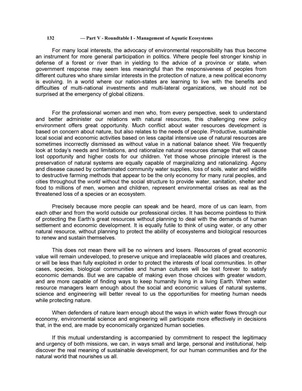
%> input picture hw1/q2/data/d5.jpg, 302 x 391 px, shrunk from 816 x 1056 before the run
$ octave integration.m   (GNU Octave 9; MATLAB toolbox functions it lacks are replaced by stand-ins)
%> lines starting %> are read from the running program, lines starting %| are printed output that depends on the picture
### hw1/q2/all_patch_variance.m
function [variance_dist] = all_patch_variance(img)
    [m,n] = size(img);
    k = 0;
    variances = zeros(1,floor(m/8) * floor(n/8));
    for row = 1:8:m-7
        for col = 1:8:n-7
            k = k + 1;
            patch_img = img(row:row+7,col:col+7);
            patch_img = patch_img(:);
%             Can use nfilter also
            variances(k) = var(patch_img);
        end
    end
    variances = variances(1:k);
    figure; histogram(variances);
    variance_dist = histcounts(variances);

end

### hw1/q2/integration.m
d5 = double(imread('data/d5.jpg'))/255;
%> d5: size 391x302x3 double; min 0.204, max 1, mean 0.902
all_patch_variance(d5);
%> after the loop in all_patch_variance, `for row = 1:8:m-7`: k = 5424; variances = 5424 values, max 0.0526 at index 1606, min 0 at index 1, mean 0.0197
%> in all_patch_variance, `variance_dist = histcounts(variances);`: variance_dist = [2424 113 53 53 69 139 581 1166 706 116 4]
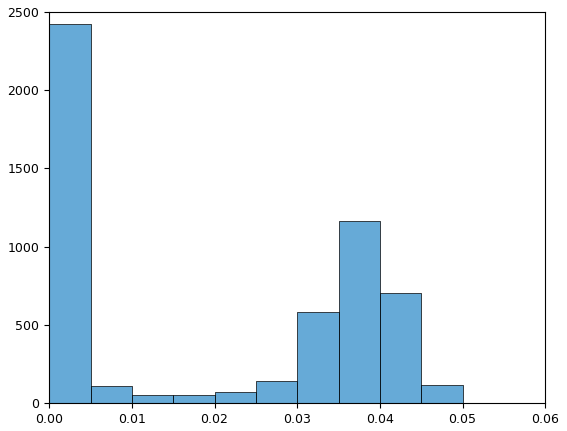
%> figure redrawn from the program's plot data; tallest bar 2424 high, from x = 0 to 0.005

d6 = double(imread('data/d6.png'))/255;
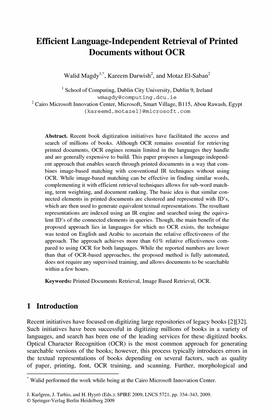
%> input picture hw1/q2/data/d6.png, 274 x 420 px, shrunk from 738 x 1133 before the run
%> d6: size 420x274 double; min 0, max 1, mean 0.933
all_patch_variance(d6);
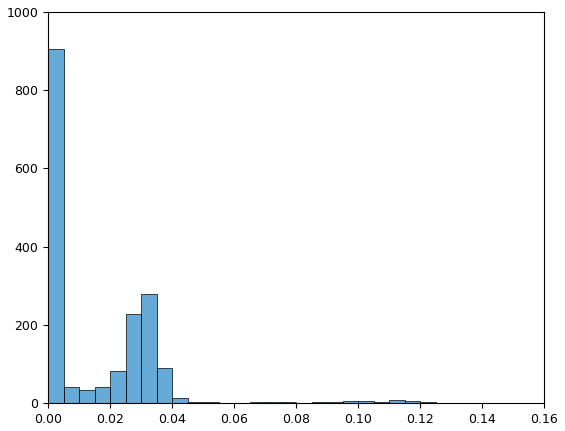
%> figure redrawn from the program's plot data; tallest bar 906 high, from x = 0 to 0.005

dt = 10^-4;
a = 0.005;
b = 0.14;
t = a:dt:b; % a -> b

dI = 10^-3;
Ivals = 0:dI:1;
PI = zeros(size(Ivals));

for i = 1:size(Ivals,2)
    I = Ivals(i);
    val = sum(exp(bsxfun(@rdivide,-I^2,(2*t)))./sqrt(t) * dt);
    PI(i) = val/sqrt(2*pi)/b;
end

PI = [fliplr(PI) PI(2:end)]; % take mirror image for extending in negative axis
Ivals = [-fliplr(Ivals) Ivals(2:end)];

%> (the run ends here)
